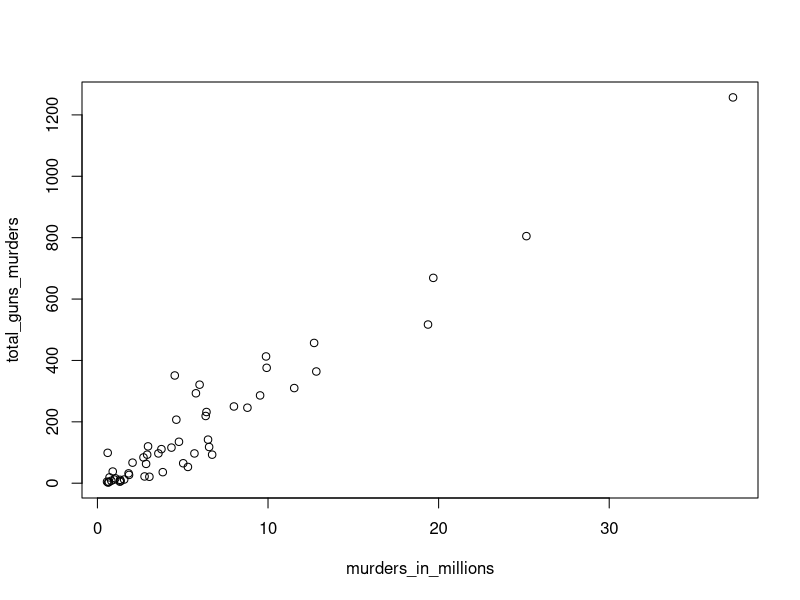
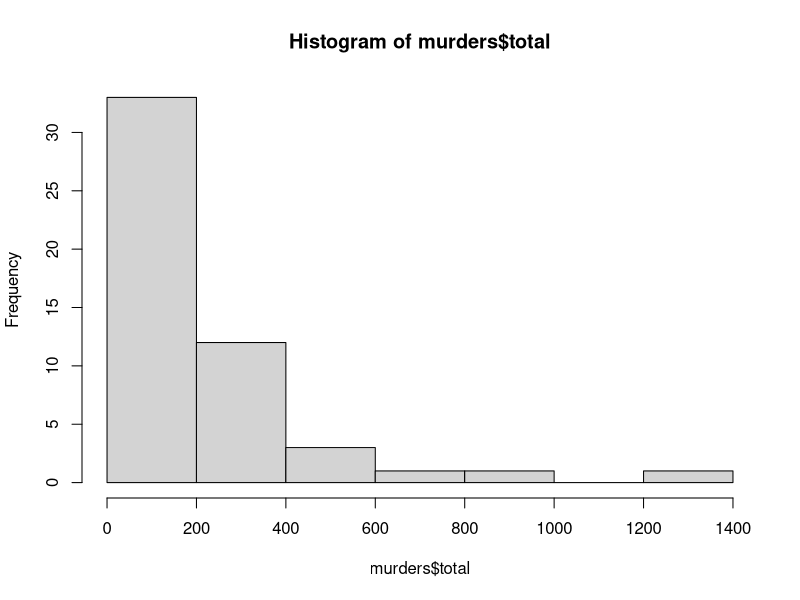
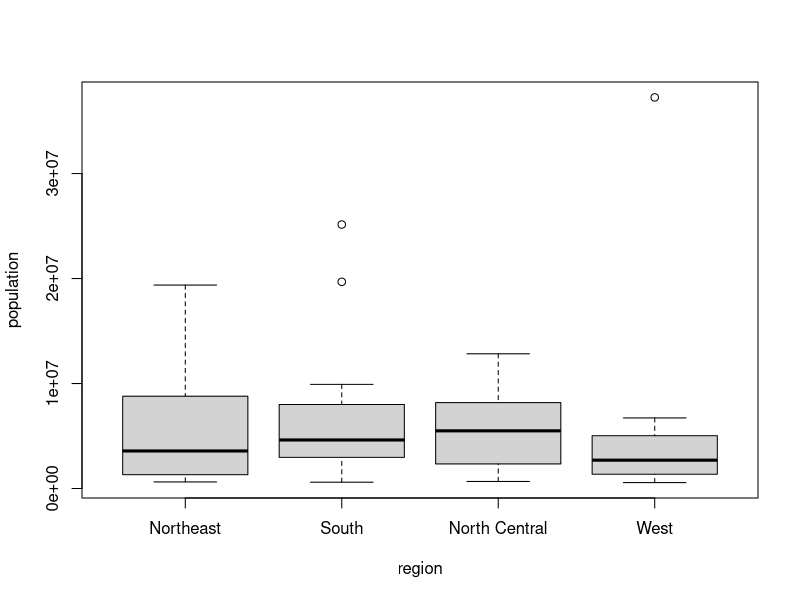

Here is the R script that generated these plots, in order:
#Instalar paquetes
install.packages("dslabs")
#traer libreria a proyecto actual
library(dslabs)
#mostrar estructura de la tabla
str(murders)
#seis primeros regsitros de la tabla
head(murders)
#Muestra columna population
murders$population
#muestra los nombres de las columnas
names(murders)
#tamaño
length(murders)
#valores que puede haber en la columna (region es columna con valores determinados como un select)
levels(murders$region)
#Valores del uno a cinco
seq(1,5)
#Otra forma de acceder a la columna
murders[["population"]] == murders$population
#comparar, este caso retorna falso
identical("a","b")
#Crea tabla x
x <- c("a","b","c") 
print(x)
#muestra el numero de elementos que hay de cada columna
table(x)
#Estados por region
table(murders$region)
#Muestra lo que hay en dicha posición
x[2]
#Muestra lo que hay en un arreglo de posiciones
x[c(1,3)]
#Convierte a caracter
as.character(5)
#Ordena de menor a mayor
sort(x)
#Muestra el indice de menor amayor segun el valor
y <- c(25,3,89)
order(y)
#Muestra el valor mayor
max(y)
#indice del mayor
which.max(y)
#indice del menor
which.min(y)
#Devuelve el tamaño en el que el valor esta en la lista EJM: 25 es el segundo mas pequeño devuelve 2
rank(y)
#Crear tabla con dos columnas data.frame(nombreColumna=valoresColumna)
mi_tabla <- data.frame(estados=murders$state,population=murders$population)
#Saca la media
mean(murders$population)
#Devuelve el indice de los verdaderos
b <- c(FALSE,FALSE,TRUE,FALSE,TRUE)
which(b)
#Devuelve el indice de los elementos de x1 que estan en x2 en la posicion que estan en x2
x1 <- c(4,9,3,8,1)
x2 <- c(8,96,1,25)
match(x1,x2)
#Devuelve true o false dependiendo si el valor de x2 esta en x1
x2 %in% x1
#---------------------------------------------
#---------------------------------------------
#Package dplyr -> Para manipular data.tables
install.packages("dplyr")
library(dplyr)
#Agrega columna nueva
mi_tabla <- mutate(mi_tabla,abreviado=murders$abb)
#Filtrar columnas
filter(mi_tabla,population <= 600000)
#Crea nueva tabla con columnas especificas de otra tabla
mi_tabla2 <- select(mi_tabla,population,abreviado)
#---------------------------------------------
#---------------------------------------------
#Plot
murders_in_millions <- murders$population/10^6
total_guns_murders <- murders$total
#Graficamos el numero de asesinatos segun el tamaño de la población
plot(murders_in_millions,total_guns_murders)
#Histograma
hist(murders$total)
#boxPlots, comparamos el numero de abitantes por region y indicamos que los datos salen de la tabla murders
boxplot(population ~ region, data = murders)
#---------------------------------------------
#---------------------------------------------
#Condicional
a <- 2
if(a != 0){
  print(1/a)
}else{
  print("es ceroooo")
}
x <- c(1,2,-3,4)
if(all(x>0)){
  print("All Positives")
} else{
  print("Not All Positives")
}
#Promedio de muertes
murder_rate <- murders$total/murders$population*100000
ind <- which.min(murder_rate)
if(murder_rate[ind] < 0.5){
  print(murders$state[ind])
}else{
  print("todos son mayores")
}
#otra forma de condicional
ifelse(a < 1, 1/a, NA)
e <- c(0,1,2,-4,5)
result <- ifelse(e > 0, 1/e, NA)
#Funcion any
anyVar <- c(TRUE, FALSE, FALSE)
any(anyVar)
anyVar <- c(FALSE, FALSE, FALSE)
any(anyVar)
#Funcion all
allVar <- c(TRUE, FALSE, FALSE)
all(allVar)
allVar <- c(TRUE, TRUE, TRUE)
all(allVar)
#---------------------------------------------
#---------------------------------------------
#Funciones
avg <- function(x){
  s <- sum(x)
  n <- length(x)
  s/n
}

x <- 1:100
avg(x)
#---------------------------------------------
#---------------------------------------------
#Loops
for(i in 1:5){
  print(i)
}
